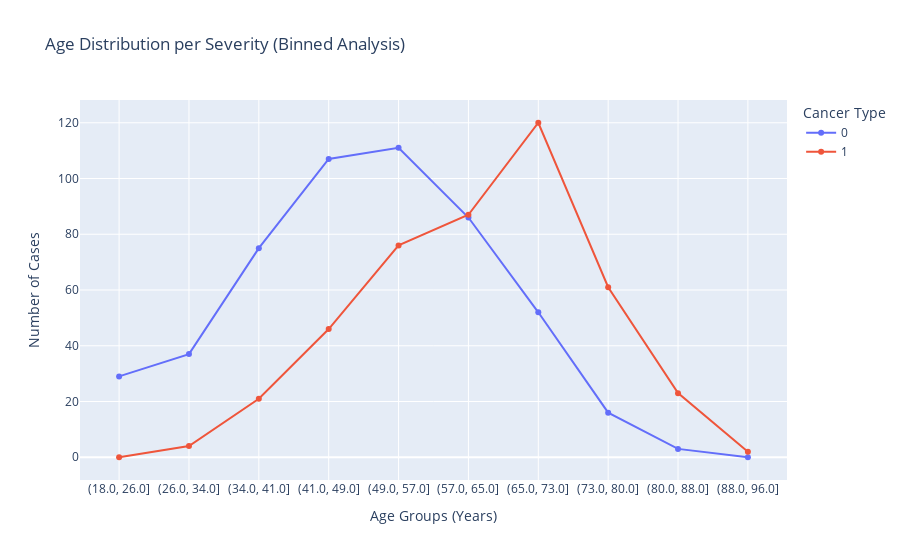

This figure's notebook cell:
### Code cell
# VISUALIZATION 1: Age Distribution Analysis with Severity Classification
# This combines histogram and grouping to understand age patterns in relation to cancer severity
# Age is a critical factor in mammography screening and cancer risk assessment

print("=== CREATING VISUALIZATION 1: AGE DISTRIBUTION BY SEVERITY ===")

# Create age bins for better visualization and analysis
# Using pd.cut to create equal-width bins across the age range
# This helps identify age groups with higher malignancy rates
df_viz = df.copy()  # Work with a copy to avoid modifying original data
df_viz['Age_bin'] = pd.cut(df_viz['Age'], bins=10, precision=0)

# Aggregate data by age bins and severity for clearer visualization
# This preprocessing step reduces overplotting and shows trends more clearly
agg_df = df_viz.groupby(['Age_bin', 'Severity']).size().reset_index(name='Count')

# Convert Age_bin intervals to string for Plotly compatibility
agg_df_plot = agg_df.copy()
agg_df_plot['Age_bin'] = agg_df_plot['Age_bin'].astype(str)

# Create interactive line chart showing age distribution by severity
# Line charts are excellent for showing trends across ordered categories (age bins)
# Color coding by severity helps distinguish between benign and malignant patterns
fig1 = px.line(
    agg_df_plot,
    x='Age_bin',
    y='Count',
    color='Severity',
    markers=True,  # Add markers for better readability
    title='Age Distribution per Severity (Binned Analysis)',
    labels={
        'Age_bin': 'Age Groups',
        'Count': 'Number of Cases',
        'Severity': 'Cancer Type'
    }
)

# Update layout for better presentation and readability
fig1.update_layout(
    xaxis_title="Age Groups (Years)",
    yaxis_title="Number of Cases",
    legend=dict(
        title="Cancer Type",
        orientation="v",
        yanchor="top",
        y=1,
        xanchor="left",
        x=1.02
    )
)

# Display the first visualization
fig1.show()

print("✓ Age distribution visualization created successfully")
print("  This chart reveals age-related patterns in cancer severity")

### Figure 1 — Plotly figure (JSON) as saved in the notebook; plotly's stock layout.template omitted (floating-point values rounded to 4 significant figures)
{"data": [{"hovertemplate": "Cancer Type=0<br>Age Groups=%{x}<br>Number of Cases=%{y}<extra></extra>", "legendgroup": "0", "line": {"color": "#636efa", "dash": "solid"}, "marker": {"symbol": "circle"}, "mode": "lines+markers", "name": "0", "orientation": "v", "showlegend": true, "type": "scatter", "x": ["(18.0, 26.0]", "(26.0, 34.0]", "(34.0, 41.0]", "(41.0, 49.0]", "(49.0, 57.0]", "(57.0, 65.0]", "(65.0, 73.0]", "(73.0, 80.0]", "(80.0, 88.0]", "(88.0, 96.0]"], "xaxis": "x", "y": [29, 37, 75, 107, 111, 86, 52, 16, 3, 0], "yaxis": "y"}, {"hovertemplate": "Cancer Type=1<br>Age Groups=%{x}<br>Number of Cases=%{y}<extra></extra>", "legendgroup": "1", "line": {"color": "#EF553B", "dash": "solid"}, "marker": {"symbol": "circle"}, "mode": "lines+markers", "name": "1", "orientation": "v", "showlegend": true, "type": "scatter", "x": ["(18.0, 26.0]", "(26.0, 34.0]", "(34.0, 41.0]", "(41.0, 49.0]", "(49.0, 57.0]", "(57.0, 65.0]", "(65.0, 73.0]", "(73.0, 80.0]", "(80.0, 88.0]", "(88.0, 96.0]"], "xaxis": "x", "y": [0, 4, 21, 46, 76, 87, 120, 61, 23, 2], "yaxis": "y"}], "layout": {"legend": {"orientation": "v", "title": {"text": "Cancer Type"}, "tracegroupgap": 0, "x": 1.02, "xanchor": "left", "y": 1, "yanchor": "top"}, "title": {"text": "Age Distribution per Severity (Binned Analysis)"}, "xaxis": {"anchor": "y", "domain": [0, 1], "title": {"text": "Age Groups (Years)"}}, "yaxis": {"anchor": "x", "domain": [0, 1], "title": {"text": "Number of Cases"}}}}
